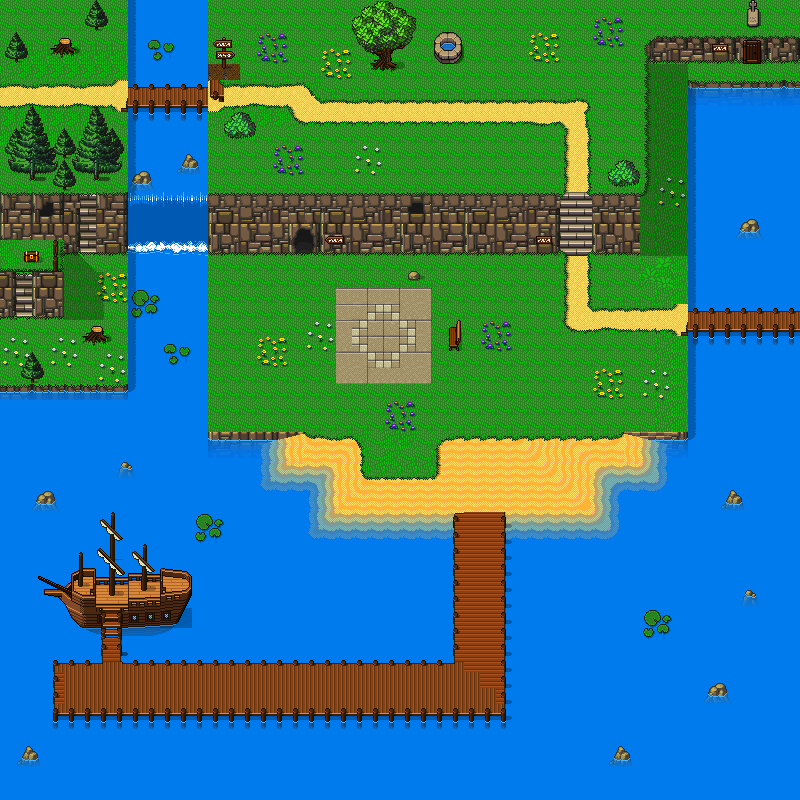

This is a level from a 2D game, rendered from its Tiled map with the project's own tilesets. A one-line summary and the map file follow, with tile-layer data summarised:
An orthogonal 50x50 tile map with 16x16 px tiles, 5 tile layers (Solid, Grass, Layer0, Layer1, ...).

<map version="1.2" tiledversion="2020.04.10" orientation="orthogonal" renderorder="right-down" width="50" height="50" tilewidth="16" tileheight="16" infinite="0" nextlayerid="6" nextobjectid="1">
 <tileset firstgid="1" name="MapTextures" tilewidth="16" tileheight="16" tilecount="4416" columns="96">
  <image source="MapTextures.png" width="1536" height="736" />
 </tileset>
 <layer id="1" name="Solid" width="50" height="50">
  <data>[2500 cells, 1396 non-empty, 2 distinct tile ids]</data>
 </layer>
 <layer id="5" name="Grass" width="50" height="50">
  <data>[2500 cells, 2344 non-empty, 58 distinct tile ids]</data>
 </layer>
 <layer id="4" name="Layer0" width="50" height="50">
  <data>[2500 cells, 706 non-empty, 313 distinct tile ids]</data>
 </layer>
 <layer id="2" name="Layer1" width="50" height="50">
  <data>[2500 cells, 412 non-empty, 119 distinct tile ids]</data>
 </layer>
 <layer id="3" name="Layer2" width="50" height="50">
  <data>[2500 cells, 128 non-empty, 70 distinct tile ids]</data>
 </layer>
</map>